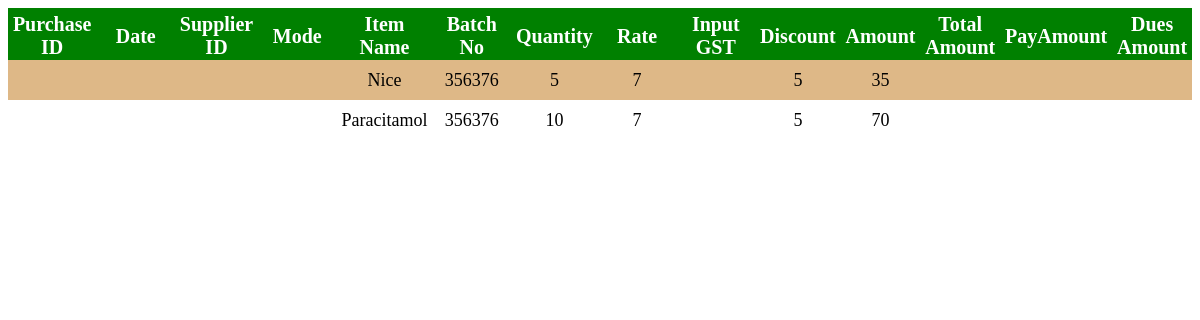
/PurchaseRecord.php, run on the app's committed database.
### tables this page shows
CREATE TABLE `purchaseItem` (
  `SN` int(11) NOT NULL AUTO_INCREMENT,
  `Purchase_ID` char(6) DEFAULT NULL,
  `Item_Name` varchar(50) DEFAULT NULL,
  `Batch_No` varchar(6) DEFAULT NULL,
  `Quantity` int(11) DEFAULT NULL,
  `Rate` float DEFAULT NULL,
  `Output_GST` float DEFAULT NULL,
  `Amount` double DEFAULT NULL,
  `Discount` float DEFAULT NULL,
  PRIMARY KEY (`SN`),
  KEY `Purchase_ID` (`Purchase_ID`),
  CONSTRAINT `purchaseItem_ibfk_1` FOREIGN KEY (`Purchase_ID`) REFERENCES `purchase` (`Purchase_ID`)
);

### PurchaseRecord.php (the view, shortened to what this page needs)
<html>
    <head>
        <link rel="stylesheet" href="colors.css">
    </head>
    <body>
         <table class="tables">
            <tr class="th">
                <th class="rows">Purchase ID</th>
                <th class="rows">Date</th>
                <th class="rows">Supplier ID</th>
                <th class="rows">Mode</th>
                <th class="rows">Item Name</th>
                <th class="rows">Batch No</th>
                <th class="rows">Quantity</th>
                <th class="rows">Rate</th>
                <th class="rows">Input GST</th>
                <th class="rows">Discount</th>
                <th class="rows">Amount</th>
                <th class="rows">Total Amount</th>
                <th class="rows">PayAmount</th>
                <th class="rows">Dues Amount</th>
            </tr>
            <?php
                include 'Connect.php';
                $sql = "SELECT * FROM purchaseItem";
                $result = $con->query($sql);
                if($result->num_rows > 0){
                    while($row = $result->fetch_assoc()){
                    echo '<tr class="thtd">';
                    echo "<td>".$row["Purchase_ID"]."</td>";
                    echo "<td>".$row["Date"]."</td>";
                    echo "<td>".$row["Supplier_ID"]."</td>";
                    echo "<td>".$row["Mode"]."</td>";
                    echo "<td>".$row["Item_Name"]."</td>";
                    echo "<td>".$row["Batch_No"]."</td>";
                    echo "<td>".$row["Quantity"]."</td>";
                    echo "<td>".$row["Rate"]."</td>";
                    echo "<td>".$row["Input_GST"]."</td>";
                    echo "<td>".$row["Discount"]."</td>";
                    echo "<td>".$row["Amount"]."</td>";
                    echo "<td>".$row["Total_Amount"]."</td>";
                    echo "<td>".$row["Pay_Amount"]."</td>";
                    echo "<td>".$row["Dues_Amount"]."</td>";
                    echo "</tr>";
                    }
                }
            ?>
        </table>
    </body>
</html>

### colors.css (style rules this page uses)
.rows { width: 6%; height: 40px; font-size: 20px; padding-top: 5px; }
.tables { border-collapse: collapse; width: 100%; }
.thtd { text-align: center; padding: 8px; height: 40px; font-size: 18px; text-transform: capitalize; }
.thtd:nth-child(even) { background-color: burlywood; }
.th { background-color: green; color: white; }

### data on the page
purchaseitem: Item_Name "Nice", Batch_No "356376", Quantity "5", Rate "7", Discount "5", Amount "35"
purchaseitem: Item_Name "Paracitamol", Batch_No "356376", Quantity "10", Rate "7", Discount "5", Amount "70"
